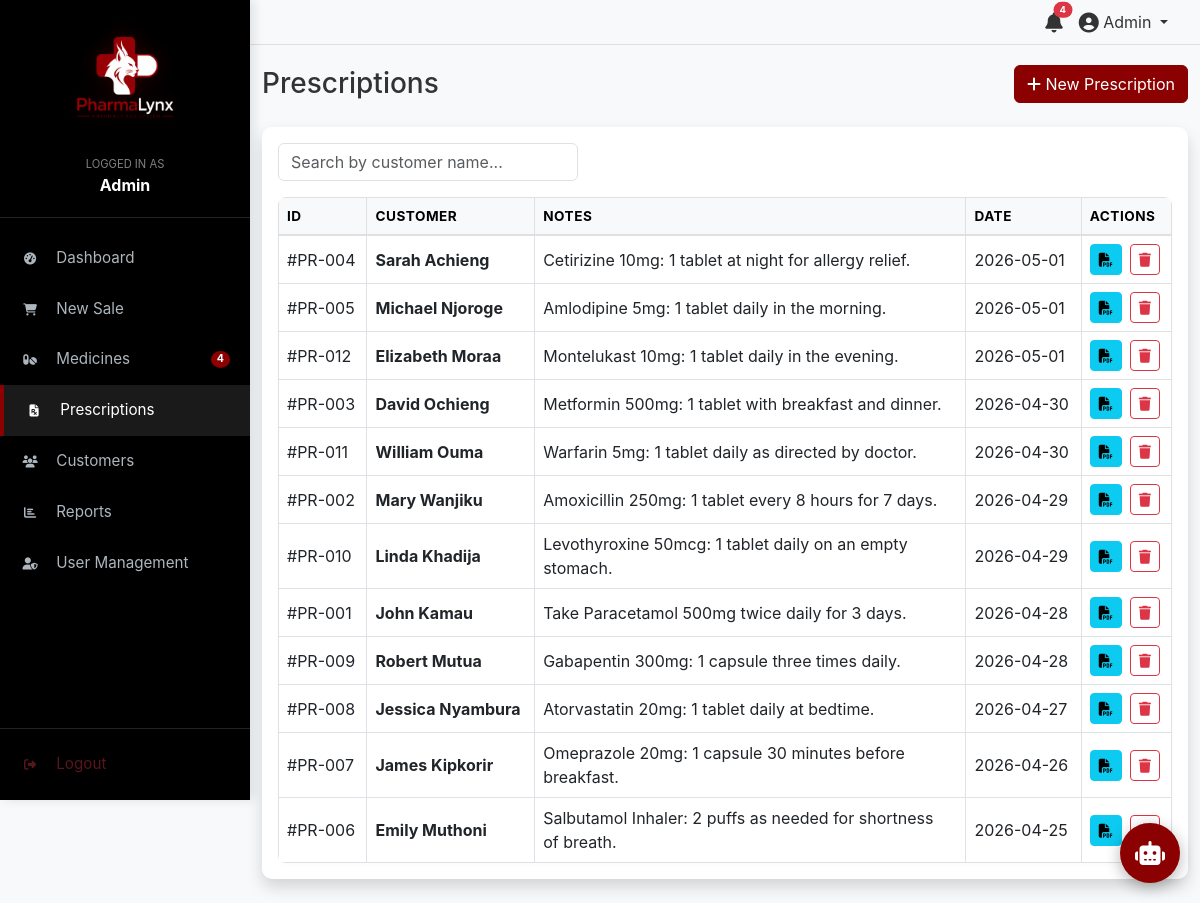
/pages/prescriptions.php (signed in), run on the app's committed database.
### tables this page shows
CREATE TABLE `prescriptions` (
  `id` int(11) NOT NULL AUTO_INCREMENT,
  `customer_id` int(11) NOT NULL,
  `notes` text DEFAULT NULL,
  `date` date NOT NULL,
  `created_at` timestamp NOT NULL DEFAULT current_timestamp(),
  PRIMARY KEY (`id`),
  KEY `customer_id` (`customer_id`),
  CONSTRAINT `prescriptions_ibfk_1` FOREIGN KEY (`customer_id`) REFERENCES `customers` (`id`) ON DELETE CASCADE
);

CREATE TABLE `customers` (
  `id` int(11) NOT NULL AUTO_INCREMENT,
  `first_name` varchar(50) NOT NULL, 
  `last_name` varchar(50) NOT NULL, 
  `phone` varchar(20) DEFAULT NULL,
  `created_at` timestamp NOT NULL DEFAULT current_timestamp(),
  PRIMARY KEY (`id`)
);

### pages/prescriptions.php (the view, shortened to what this page needs)
<?php
require_once '../config/db.php';
include '../includes/header.php';
include '../includes/sidebar.php';
$prescriptions = [];
try {
    $stmt = $conn->query("SELECT p.*, c.first_name, c.last_name FROM prescriptions p JOIN customers c ON p.customer_id = c.id ORDER BY p.date DESC");
    $prescriptions = $stmt->fetchAll();
} catch (PDOException $e) {}
?>
<div class="container-fluid">
    <div class="d-sm-flex align-items-center justify-content-between mb-4">
        <h1 class="h3 mb-0 text-gray-800">Prescriptions</h1>
        <button class="btn btn-primary mt-2 mt-sm-0" data-bs-toggle="modal" data-bs-target="#addPrescriptionModal">
            <i class="fas fa-plus"></i> New Prescription
        </button>
    </div>
    <div class="card shadow mb-4">
        <div class="card-body p-0 p-sm-3">
            <div class="mb-3">
                <input type="text" id="prescriptionSearch" class="form-control" placeholder="Search by customer name..." style="max-width: 300px;">
            </div>
            <div class="table-responsive">
                <table class="table table-hover table-bordered align-middle mb-0">
                    <thead class="table-light">
                        <tr>
                            <th>ID</th>
                            <th>Customer</th>
                            <th>Notes</th>
                            <th>Date</th>
                            <th>Actions</th>
                        </tr>
                    </thead>
                    <tbody>
                        <?php if (empty($prescriptions)): ?>
                            <tr><td colspan="5" class="text-center py-4 text-muted">No prescriptions found.</td></tr>
                        <?php else: ?>
                            <?php foreach ($prescriptions as $p): ?>
                            <tr>
                                <td>#PR-<?php echo str_pad($p['id'], 3, '0', STR_PAD_LEFT); ?></td>
                                <td>
                                    <div class="fw-bold text-wrap" style="min-width: 120px;"><?php echo $p['first_name'] . " " . $p['last_name']; ?></div>
                                </td>
                                <td>
                                    <div class="text-wrap" style="min-width: 200px; max-width: 400px;">
                                        <?php echo nl2br($p['notes']); ?>
                                    </div>
                                </td>
                                <td><?php echo $p['date']; ?></td>
                                <td>
                                    <div class="d-flex gap-2">
                                        <a href="generate_prescription_receipt.php?id=<?php echo $p['id']; ?>" target="_blank" class="btn btn-sm btn-info" title="Generate Receipt">
                                            <i class="fas fa-file-pdf"></i>
                                        </a>
                                        <form action="" method="POST" class="d-inline" onsubmit="return confirm('Are you sure?');">
                                            <button type="submit" name="delete_prescription" class="btn btn-sm btn-outline-danger" title="Delete">
                                                <i class="fas fa-trash"></i>
                                            </button>
                                        </form>
                                    </div>
                                </td>
                            </tr>
                            <?php endforeach; ?>
                        <?php endif; ?>
                    </tbody>
                </table>
            </div>
        </div>
    </div>
</div>
<?php include '../includes/footer.php'; ?>

### assets/css/style.css (style rules this page uses)
:root { --sidebar-bg: #000000; --sidebar-active: #ffffff; --accent-red: #8b0000; --accent-red-hover: #a50000; --main-bg: #f8f9fa; --text-dark: #333333; --text-light: #ffffff; --border-color: #e0e0e0; --transition-speed: 0.3s; }
body { font-family: 'Inter', 'Segoe UI', system-ui, -apple-system, sans-serif; background-color: var(--main-bg); color: var(--text-dark); margin: 0; overflow-x: hidden; padding-top: env(safe-area-inset-top); -webkit-font-smoothing: antialiased; -moz-osx-font-smoothing: grayscale; }
.btn-primary, .btn-danger, .btn-login { background-color: var(--accent-red) !important; border-color: var(--accent-red) !important; color: #fff !important; }
.table-responsive { border-radius: 8px; background: #fff; -webkit-box-shadow: 0 2px 4px rgba(0,0,0,0.02); box-shadow: 0 2px 4px rgba(0,0,0,0.02); overflow-x: auto; -webkit-overflow-scrolling: touch; -ms-overflow-style: -ms-autohiding-scrollbar; }
.table thead th { background-color: #f8f9fa; border-bottom: 2px solid var(--border-color); font-size: 0.85em; text-transform: uppercase; letter-spacing: 0.5px; white-space: nowrap; }
.table td { white-space: nowrap; }
.card { border: none; border-radius: 10px; box-shadow: 0 4px 12px rgba(0,0,0,0.05); margin-bottom: 20px; }

### data on the page
prescriptions: id "004", customer.first_name "Sarah", customer.last_name "Achieng", notes "Cetirizine 10mg: 1 tablet at night for allergy relief.", date "2026-05-01"
prescriptions: id "005", customer.first_name "Michael", customer.last_name "Njoroge", notes "Amlodipine 5mg: 1 tablet daily in the morning.", date "2026-05-01"
prescriptions: id "012", customer.first_name "Elizabeth", customer.last_name "Moraa", notes "Montelukast 10mg: 1 tablet daily in the evening.", date "2026-05-01"
prescriptions: id "003", customer.first_name "David", customer.last_name "Ochieng", notes "Metformin 500mg: 1 tablet with breakfast and dinner.", date "2026-04-30"
prescriptions: id "011", customer.first_name "William", customer.last_name "Ouma", notes "Warfarin 5mg: 1 tablet daily as directed by doctor.", date "2026-04-30"
prescriptions: id "002", customer.first_name "Mary", customer.last_name "Wanjiku", notes "Amoxicillin 250mg: 1 tablet every 8 hours for 7 days.", date "2026-04-29"
prescriptions: id "010", customer.first_name "Linda", customer.last_name "Khadija", notes "Levothyroxine 50mcg: 1 tablet daily on an empty stomach.", date "2026-04-29"
prescriptions: id "001", customer.first_name "John", customer.last_name "Kamau", notes "Take Paracetamol 500mg twice daily for 3 days.", date "2026-04-28"
prescriptions: id "009", customer.first_name "Robert", customer.last_name "Mutua", notes "Gabapentin 300mg: 1 capsule three times daily.", date "2026-04-28"
prescriptions: id "008", customer.first_name "Jessica", customer.last_name "Nyambura", notes "Atorvastatin 20mg: 1 tablet daily at bedtime.", date "2026-04-27"
prescriptions: id "007", customer.first_name "James", customer.last_name "Kipkorir", notes "Omeprazole 20mg: 1 capsule 30 minutes before breakfast.", date "2026-04-26"
prescriptions: id "006", customer.first_name "Emily", customer.last_name "Muthoni", notes "Salbutamol Inhaler: 2 puffs as needed for shortness of breath.", date "2026-04-25"

### other printed values
$user_role "Admin"
$total_alerts "4"
